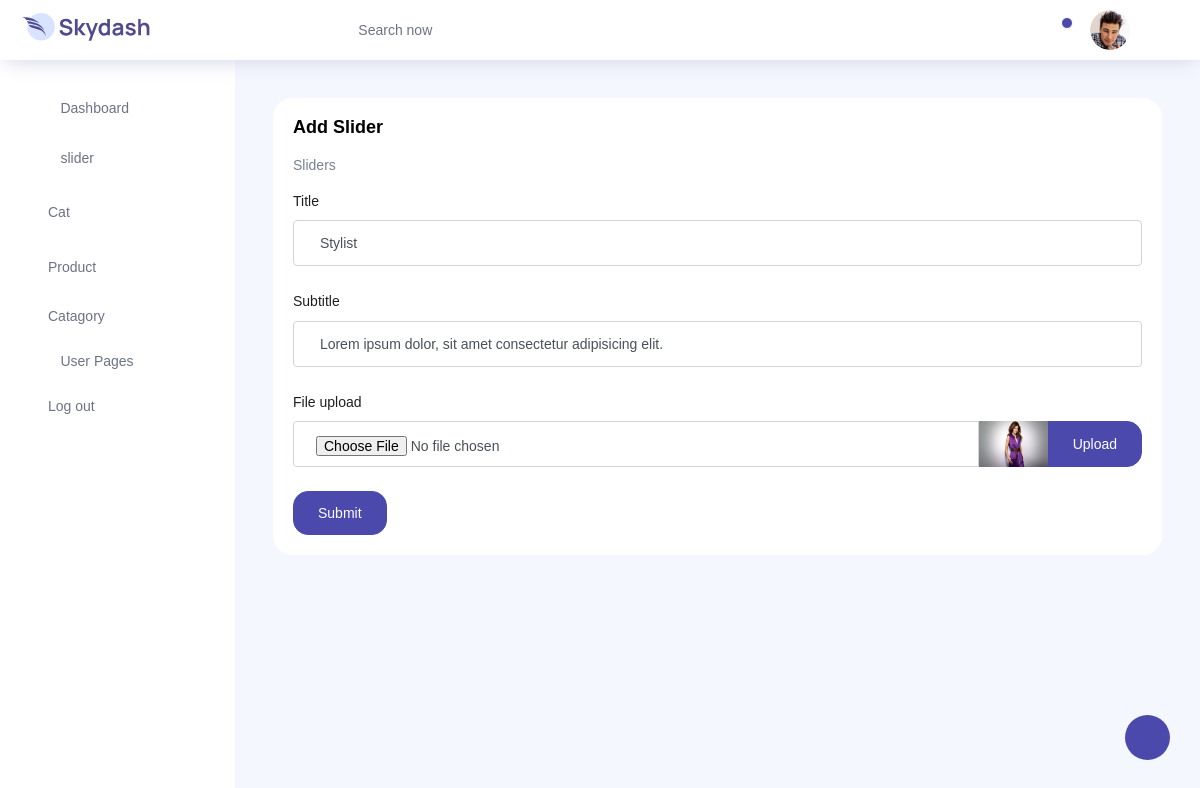
The app's page /edit-slider/1 with its own data.
### webapp/models.py (models this page shows)
class slider(models.Model):
    Title = models.CharField(max_length=100)
    Sub_title = models.CharField(max_length=100)
    image = models.FileField(upload_to="media/",default="")

### webapp/views.py (the view)
# urls.py: path('edit-slider/<int:sed_id>',editslider),
def editslider(request,sed_id):
    obj = slider.objects.filter(id=sed_id).get()
    frmobj = sliderForm(instance=obj)
    if 'submit'in request.POST:
        frmobj = sliderForm(request.POST,request.FILES,instance=obj)
        frmobj.save()
        return redirect('/tables')
    return render(request,'edit_slider.html',{'frm':frmobj})

### webapp/models.py
class sliderForm(ModelForm):
    class Meta:
        model = slider
        fields = ["Title","Sub_title","image"]

### webapp/templates/edit_slider.html (shortened to what this page needs)
{% load static%}
<!DOCTYPE html>
<html lang="en">
<head>
  <link rel="stylesheet" href="{% static 'vendors/feather/feather.css' %}">
  <link rel="stylesheet" href="{% static 'vendors/ti-icons/css/themify-icons.css' %}">
  <link rel="stylesheet" href="{% static 'vendors/css/vendor.bundle.base.css' %}">
  <link rel="stylesheet" href="{% static 'vendors/select2/select2.min.css' %}">
  <link rel="stylesheet" href="{% static 'vendors/select2-bootstrap-theme/select2-bootstrap.min.css' %}">
  <link rel="stylesheet" href="{% static 'css/vertical-layout-light/style.css' %}">
</head>
<body>
  <div class="container-scroller">
    <nav class="navbar col-lg-12 col-12 p-0 fixed-top d-flex flex-row">
      <div class="text-center navbar-brand-wrapper d-flex align-items-center justify-content-center">
        <a class="navbar-brand brand-logo mr-5" href="../../index.html"><img src="{% static 'images/logo.svg'%}" class="mr-2" alt="logo"/></a>
      </div>
      <div class="navbar-menu-wrapper d-flex align-items-center justify-content-end">
        <button class="navbar-toggler navbar-toggler align-self-center" type="button" data-toggle="minimize">
          <span class="icon-menu"></span>
        </button>
        <ul class="navbar-nav mr-lg-2">
          <li class="nav-item nav-search d-none d-lg-block">
            <div class="input-group">
              <div class="input-group-prepend hover-cursor" id="navbar-search-icon">
                <span class="input-group-text" id="search">
                  <i class="icon-search"></i>
                </span>
              </div>
              <input type="text" class="form-control" id="navbar-search-input" placeholder="Search now" aria-label="search" aria-describedby="search">
            </div>
          </li>
        </ul>
        <ul class="navbar-nav navbar-nav-right">
          <li class="nav-item dropdown">
            <a class="nav-link count-indicator dropdown-toggle" id="notificationDropdown" href="#" data-toggle="dropdown">
              <i class="icon-bell mx-0"></i>
              <span class="count"></span>
            </a>
          </li>
          <li class="nav-item nav-profile dropdown">
            <a class="nav-link dropdown-toggle" href="#" data-toggle="dropdown" id="profileDropdown">
              <img src="{% static 'images/faces/face28.jpg'%}" alt="profile"/>
            </a>
          </li>
          <li class="nav-item nav-settings d-none d-lg-flex">
            <a class="nav-link" href="#">
              <i class="icon-ellipsis"></i>
            </a>
          </li>
        </ul>
      </div>
    </nav>
    <div class="container-fluid page-body-wrapper">
      <div class="theme-setting-wrapper">
        <div id="settings-trigger"><i class="ti-settings"></i></div>
      </div>
      <nav class="sidebar sidebar-offcanvas" id="sidebar">
        <ul class="nav">
          <li class="nav-item">
            <a class="nav-link" href="/data">
              <i class="icon-grid menu-icon"></i>
              <span class="menu-title">Dashboard</span>
            </a>
          </li>
          <li class="nav-item">
            <a class="nav-link" href="/tables">
              <i class="icon-columns menu-icon"></i>
              slider
            </a>
          </li>
          <li class="nav-item">
            <a class="nav-link" href="/category_table">
              Cat
            </a>
          </li>
          <li class="nav-item">
            <a class="nav-link" href="/product_table">
              Product
            </a>
          </li>
          <li class="nav-item">
            <a class="nav-link" data-toggle="collapse" href="#ui-basic" aria-expanded="false" aria-controls="ui-basic">
              <span class="menu-title">Catagory</span>
              <i class="menu-arrow"></i>
            </a>
          </li>
          <li class="nav-item">
            <a class="nav-link" data-toggle="collapse" href="#auth" aria-expanded="false" aria-controls="auth">
              <i class="icon-head menu-icon"></i>
              <span class="menu-title">User Pages</span>
              <i class="menu-arrow"></i>
            </a>
          </li>
          <li class="nav-item">
            <a class="nav-link" href="/login">
              <span class="menu-title">Log out</span>
            </a>
          </li>
        </ul>
      </nav>
      <div class="main-panel">
        <div class="content-wrapper">
          <div class="row">
            <div class="col-12 grid-margin stretch-card">
              <div class="card">
                <div class="card-body">
                  <h4 class="card-title">Add slider</h4>
                  <p class="card-description">
                    Sliders
                  </p>
                  <form class="forms-sample" method="post" enctype="multipart/form-data">
                    <div class="form-group">
                      <label for="exampleInputName1">Title</label>
                      <input type="text" class="form-control" id="exampleInputName1" placeholder="Title" name="{{frm.Title.name}}" value="{% if frm.Title.value %} {{frm.Title.value}}{%endif%}">
                    </div>
                    <div class="form-group">
                      <label for="exampleInputEmail3">Subtitle</label>
                      <input type="text" class="form-control" id="exampleInputEmail3" placeholder="Sub title" name="{{frm.Sub_title.name}}" value="{% if frm.Sub_title.value %} {{frm.Sub_title.value}} {%endif%}">
                    </div>
                    <div class="form-group">
                      <label>File upload</label>
                      <div class="input-group col-xs-12">
                        <input type="file" class="form-control file-upload-info" name="{{frm.image.name}}">
                        <img src="/media/{{frm.image.value}}" width="70" alt="">
                        <span class="input-group-append">
                          <button class="file-upload-browse btn btn-primary" type="button">Upload</button>
                        </span>
                      </div>
                    </div>
                    <button type="submit" value="submit" name="submit" class="btn btn-primary mr-2">Submit</button>
                  </form>
                </div>
              </div>
            </div>
          </div>
        </div>
      </div>
    </div>
  </div>
</body>
</html>

### records on screen
slider: Title "Stylist", Sub_title "Lorem ipsum dolor, sit amet consectetur adipisicing elit.", image.value (picture)
